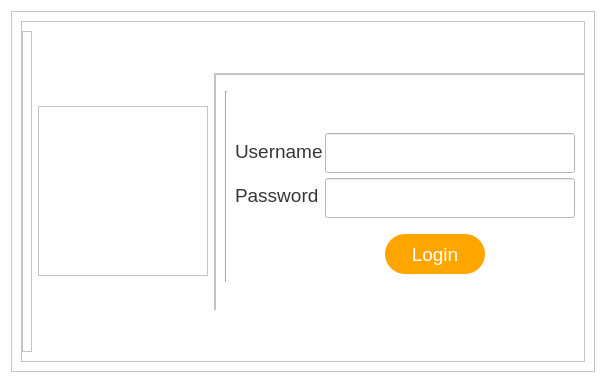
<?xml version="1.0" encoding="UTF-8"?>
<ui version="4.0">
 <class>Dialog</class>
 <widget class="QDialog" name="Dialog">
  <property name="geometry">
   <rect>
    <x>0</x>
    <y>0</y>
    <width>602</width>
    <height>383</height>
   </rect>
  </property>
  <property name="windowTitle">
   <string>Dialog</string>
  </property>
  <property name="styleSheet">
   <string notr="true">background-color: rgb(255, 254,254);</string>
  </property>
  <layout class="QHBoxLayout" name="horizontalLayout">
   <item>
    <widget class="QFrame" name="frame">
     <property name="maximumSize">
      <size>
       <width>850</width>
       <height>16777215</height>
      </size>
     </property>
     <property name="frameShape">
      <enum>QFrame::StyledPanel</enum>
     </property>
     <property name="frameShadow">
      <enum>QFrame::Raised</enum>
     </property>
     <layout class="QHBoxLayout" name="horizontalLayout_3">
      <item>
       <widget class="QFrame" name="frame_4">
        <property name="frameShape">
         <enum>QFrame::StyledPanel</enum>
        </property>
        <property name="frameShadow">
         <enum>QFrame::Raised</enum>
        </property>
        <layout class="QHBoxLayout" name="horizontalLayout_2">
         <property name="leftMargin">
          <number>0</number>
         </property>
         <property name="rightMargin">
          <number>0</number>
         </property>
         <item>
          <widget class="QFrame" name="frame_6">
           <property name="minimumSize">
            <size>
             <width>10</width>
             <height>0</height>
            </size>
           </property>
           <property name="maximumSize">
            <size>
             <width>100</width>
             <height>16777215</height>
            </size>
           </property>
           <property name="frameShape">
            <enum>QFrame::StyledPanel</enum>
           </property>
           <property name="frameShadow">
            <enum>QFrame::Raised</enum>
           </property>
          </widget>
         </item>
         <item>
          <widget class="QFrame" name="frame_2">
           <property name="minimumSize">
            <size>
             <width>170</width>
             <height>0</height>
            </size>
           </property>
           <property name="maximumSize">
            <size>
             <width>170</width>
             <height>170</height>
            </size>
           </property>
           <property name="frameShape">
            <enum>QFrame::StyledPanel</enum>
           </property>
           <property name="frameShadow">
            <enum>QFrame::Raised</enum>
           </property>
           <layout class="QVBoxLayout" name="verticalLayout_2">
            <property name="spacing">
             <number>0</number>
            </property>
            <property name="leftMargin">
             <number>0</number>
            </property>
            <property name="topMargin">
             <number>0</number>
            </property>
            <property name="rightMargin">
             <number>0</number>
            </property>
            <property name="bottomMargin">
             <number>0</number>
            </property>
            <item>
             <widget class="QLabel" name="label_4">
              <property name="maximumSize">
               <size>
                <width>170</width>
                <height>170</height>
               </size>
              </property>
              <property name="text">
               <string/>
              </property>
              <property name="pixmap">
               <pixmap>fineoutput.png</pixmap>
              </property>
             </widget>
            </item>
           </layout>
          </widget>
         </item>
         <item>
          <widget class="QFrame" name="frame_5">
           <property name="minimumSize">
            <size>
             <width>370</width>
             <height>0</height>
            </size>
           </property>
           <property name="maximumSize">
            <size>
             <width>800</width>
             <height>237</height>
            </size>
           </property>
           <property name="font">
            <font>
             <weight>75</weight>
             <bold>true</bold>
            </font>
           </property>
           <property name="styleSheet">
            <string notr="true">QLabel{
font-family:Microsoft Sans Serif;
font-size: 18px;
font-size:14pt; color:rgb(55, 55, 55);
}


QPushButton{


background-color: rgb(167, 168, 167); font-size:14pt; color:rgb(255, 255, 255);
border-radius:20px;background-color:orange;color:white;
}
QPushButton:hover{
	background-color: orange;
 color:white;
font-size:15pt;
}


QPushButton:pressed {
		background-color:orange;
font-size :15px;

color:white;

}</string>
           </property>
           <property name="frameShape">
            <enum>QFrame::StyledPanel</enum>
           </property>
           <property name="frameShadow">
            <enum>QFrame::Raised</enum>
           </property>
           <property name="midLineWidth">
            <number>1</number>
           </property>
           <layout class="QVBoxLayout" name="verticalLayout">
            <property name="spacing">
             <number>0</number>
            </property>
            <property name="leftMargin">
             <number>0</number>
            </property>
            <property name="topMargin">
             <number>0</number>
            </property>
            <property name="rightMargin">
             <number>0</number>
            </property>
            <property name="bottomMargin">
             <number>0</number>
            </property>
            <item>
             <widget class="QFrame" name="frame_3">
              <property name="minimumSize">
               <size>
                <width>383</width>
                <height>267</height>
               </size>
              </property>
              <property name="maximumSize">
               <size>
                <width>16777215</width>
                <height>238</height>
               </size>
              </property>
              <property name="styleSheet">
               <string notr="true"/>
              </property>
              <property name="frameShape">
               <enum>QFrame::StyledPanel</enum>
              </property>
              <property name="frameShadow">
               <enum>QFrame::Raised</enum>
              </property>
              <widget class="QLabel" name="label_2">
               <property name="geometry">
                <rect>
                 <x>20</x>
                 <y>65</y>
                 <width>90</width>
                 <height>24</height>
                </rect>
               </property>
               <property name="font">
                <font>
                 <family>Microsoft Sans Serif</family>
                 <pointsize>14</pointsize>
                </font>
               </property>
               <property name="styleSheet">
                <string notr="true"/>
               </property>
               <property name="text">
                <string>Username</string>
               </property>
              </widget>
              <widget class="QLineEdit" name="email">
               <property name="geometry">
                <rect>
                 <x>110</x>
                 <y>59</y>
                 <width>250</width>
                 <height>40</height>
                </rect>
               </property>
               <property name="minimumSize">
                <size>
                 <width>187</width>
                 <height>0</height>
                </size>
               </property>
               <property name="styleSheet">
                <string notr="true">font-size:14px; 
background-color:rgb(202, 255, 227); 
border: 1px solid gray; 
border-radius: 20px; 
padding: 0 8px; 
selection-background-color: darkgray; 
 font-size: 16px;
  focus {  
   background-color:rgb(192, 192, 255)}

</string>
               </property>
              </widget>
              <widget class="QLabel" name="label_3">
               <property name="geometry">
                <rect>
                 <x>20</x>
                 <y>109</y>
                 <width>84</width>
                 <height>24</height>
                </rect>
               </property>
               <property name="styleSheet">
                <string notr="true"/>
               </property>
               <property name="text">
                <string>Password</string>
               </property>
              </widget>
              <widget class="QLineEdit" name="password">
               <property name="geometry">
                <rect>
                 <x>110</x>
                 <y>104</y>
                 <width>250</width>
                 <height>40</height>
                </rect>
               </property>
               <property name="minimumSize">
                <size>
                 <width>250</width>
                 <height>0</height>
                </size>
               </property>
               <property name="styleSheet">
                <string notr="true">font-size:14px; 
background-color:rgb(202, 255, 227); 
border: 1px solid gray; 
border-radius: 20px; 
padding: 0 8px; 
selection-background-color: darkgray; 
 font-size: 16px;
  focus {  
   background-color:rgb(192, 192, 255)}

</string>
               </property>
               <property name="text">
                <string/>
               </property>
              </widget>
              <widget class="QPushButton" name="loginbutton">
               <property name="geometry">
                <rect>
                 <x>170</x>
                 <y>160</y>
                 <width>100</width>
                 <height>40</height>
                </rect>
               </property>
               <property name="styleSheet">
                <string notr="true"/>
               </property>
               <property name="text">
                <string>Login</string>
               </property>
              </widget>
              <widget class="Line" name="line">
               <property name="geometry">
                <rect>
                 <x>10</x>
                 <y>17</y>
                 <width>3</width>
                 <height>191</height>
                </rect>
               </property>
               <property name="orientation">
                <enum>Qt::Vertical</enum>
               </property>
              </widget>
              <widget class="QLabel" name="label">
               <property name="geometry">
                <rect>
                 <x>30</x>
                 <y>10</y>
                 <width>341</width>
                 <height>41</height>
                </rect>
               </property>
               <property name="styleSheet">
                <string notr="true"> color:rgb(220, 20, 20);</string>
               </property>
               <property name="text">
                <string/>
               </property>
              </widget>
             </widget>
            </item>
           </layout>
          </widget>
         </item>
        </layout>
       </widget>
      </item>
     </layout>
    </widget>
   </item>
  </layout>
 </widget>
 <resources/>
 <connections/>
</ui>
